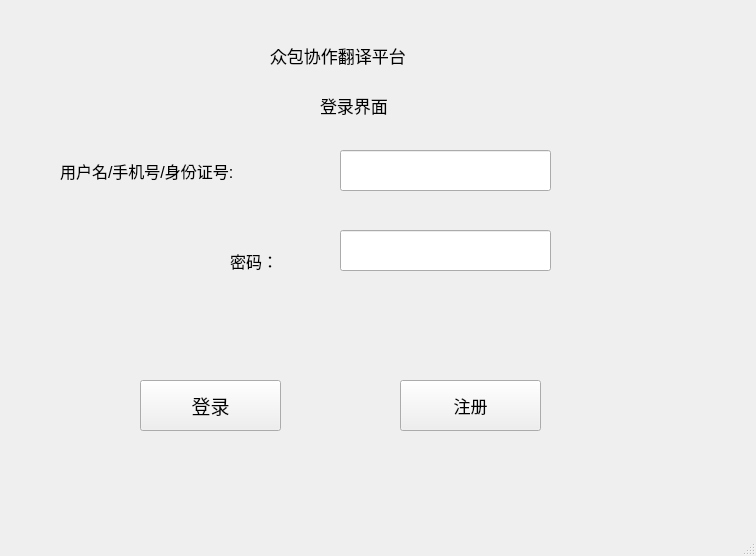
<?xml version="1.0" encoding="UTF-8"?>
<ui version="4.0">
 <class>loginwindows</class>
 <widget class="QMainWindow" name="loginwindows">
  <property name="geometry">
   <rect>
    <x>0</x>
    <y>0</y>
    <width>756</width>
    <height>556</height>
   </rect>
  </property>
  <property name="windowTitle">
   <string>LoginWindow</string>
  </property>
  <property name="windowIcon">
   <iconset resource="image.qrc">
    <normaloff>:/longmao.jpg</normaloff>:/longmao.jpg</iconset>
  </property>
  <widget class="QWidget" name="centralwidget">
   <widget class="QLabel" name="label">
    <property name="geometry">
     <rect>
      <x>320</x>
      <y>80</y>
      <width>101</width>
      <height>51</height>
     </rect>
    </property>
    <property name="font">
     <font>
      <pointsize>13</pointsize>
     </font>
    </property>
    <property name="text">
     <string>登录界面</string>
    </property>
   </widget>
   <widget class="QLineEdit" name="lLoginName">
    <property name="geometry">
     <rect>
      <x>340</x>
      <y>150</y>
      <width>211</width>
      <height>41</height>
     </rect>
    </property>
    <property name="font">
     <font>
      <pointsize>12</pointsize>
     </font>
    </property>
   </widget>
   <widget class="QLabel" name="label_2">
    <property name="geometry">
     <rect>
      <x>60</x>
      <y>150</y>
      <width>241</width>
      <height>41</height>
     </rect>
    </property>
    <property name="font">
     <font>
      <pointsize>12</pointsize>
     </font>
    </property>
    <property name="text">
     <string>用户名/手机号/身份证号:</string>
    </property>
   </widget>
   <widget class="QLineEdit" name="lPasswd">
    <property name="geometry">
     <rect>
      <x>340</x>
      <y>230</y>
      <width>211</width>
      <height>41</height>
     </rect>
    </property>
    <property name="font">
     <font>
      <pointsize>9</pointsize>
     </font>
    </property>
    <property name="text">
     <string/>
    </property>
    <property name="echoMode">
     <enum>QLineEdit::Password</enum>
    </property>
   </widget>
   <widget class="QLabel" name="label_3">
    <property name="geometry">
     <rect>
      <x>230</x>
      <y>240</y>
      <width>61</width>
      <height>41</height>
     </rect>
    </property>
    <property name="font">
     <font>
      <pointsize>12</pointsize>
     </font>
    </property>
    <property name="text">
     <string>密码：</string>
    </property>
   </widget>
   <widget class="QPushButton" name="bLogin">
    <property name="geometry">
     <rect>
      <x>140</x>
      <y>380</y>
      <width>141</width>
      <height>51</height>
     </rect>
    </property>
    <property name="font">
     <font>
      <pointsize>14</pointsize>
     </font>
    </property>
    <property name="text">
     <string>登录</string>
    </property>
   </widget>
   <widget class="QPushButton" name="bRegister">
    <property name="geometry">
     <rect>
      <x>400</x>
      <y>380</y>
      <width>141</width>
      <height>51</height>
     </rect>
    </property>
    <property name="font">
     <font>
      <pointsize>13</pointsize>
     </font>
    </property>
    <property name="text">
     <string>注册</string>
    </property>
   </widget>
   <widget class="QLabel" name="label_4">
    <property name="geometry">
     <rect>
      <x>270</x>
      <y>30</y>
      <width>201</width>
      <height>51</height>
     </rect>
    </property>
    <property name="font">
     <font>
      <pointsize>13</pointsize>
     </font>
    </property>
    <property name="text">
     <string>众包协作翻译平台</string>
    </property>
   </widget>
  </widget>
  <widget class="QMenuBar" name="menubar">
   <property name="geometry">
    <rect>
     <x>0</x>
     <y>0</y>
     <width>756</width>
     <height>26</height>
    </rect>
   </property>
  </widget>
  <widget class="QStatusBar" name="statusbar"/>
 </widget>
 <resources>
  <include location="image.qrc"/>
 </resources>
 <connections/>
</ui>
